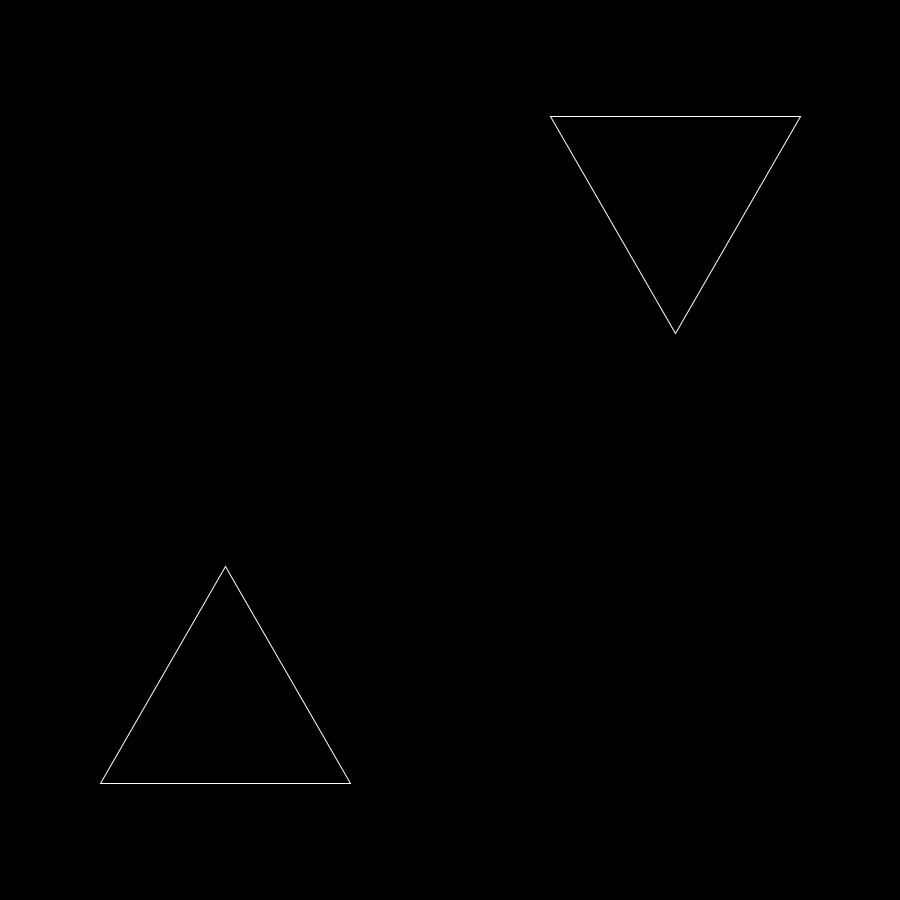
Frame 1 (no input)
Frame 60 (the mouse pressed at the canvas centre just before this capture): identical to frame 1, image omitted
Frame 120 (the mouse held since frame 60 and released just before this capture): identical to frame 1, image omitted

The Processing sketch that drew this single still picture (run headless with seeded random() and noise(); from frame 60 on, the mouse is pressed at the canvas centre):

// Processing sketch: sketch_200829j
// ── sketch_200829j.pde
// template
void setup() {
  size(900, 900); 
  background(0);
  stroke(255);
  noFill();
  Triangle t = new Triangle(new PVector(width * .25, height * .75), 250, false);
  t.show();
  Triangle t2 = new Triangle(new PVector(width * .75, height * .25), 250, true);
  t2.show();
}

void draw() {
}

class Triangle {
  PVector c, bl, top, br;
  float l;
  boolean invert = false;
  Triangle(PVector center, float sideLength, boolean invert) {
    c=center;
    l=sideLength;
    if (invert == true) {
      float midLine = sin(radians(60)) * sideLength;
      float halfBottomLine = sqrt(sideLength*sideLength - midLine*midLine);
      float blx = center.x + halfBottomLine;
      float bly = center.y - midLine/2;
      bl = new PVector(blx, bly);
      float brx = center.x - halfBottomLine;
      float bry = center.y - midLine/2;
      br = new PVector(brx, bry);
      top = new PVector(center.x, center.y + midLine/2);
    } else {
      float midLine = sin(radians(60)) * sideLength;
      float halfBottomLine = sqrt(sideLength*sideLength - midLine*midLine);
      float blx = center.x - halfBottomLine;
      float bly = center.y + midLine/2;
      bl = new PVector(blx, bly);
      float brx = center.x + halfBottomLine;
      float bry = center.y + midLine/2;
      br = new PVector(brx, bry);
      top = new PVector(center.x, center.y - midLine/2);
    }
  }
  void show() {
    triangle(bl.x, bl.y, top.x, top.y, br.x, br.y);
  }
}
